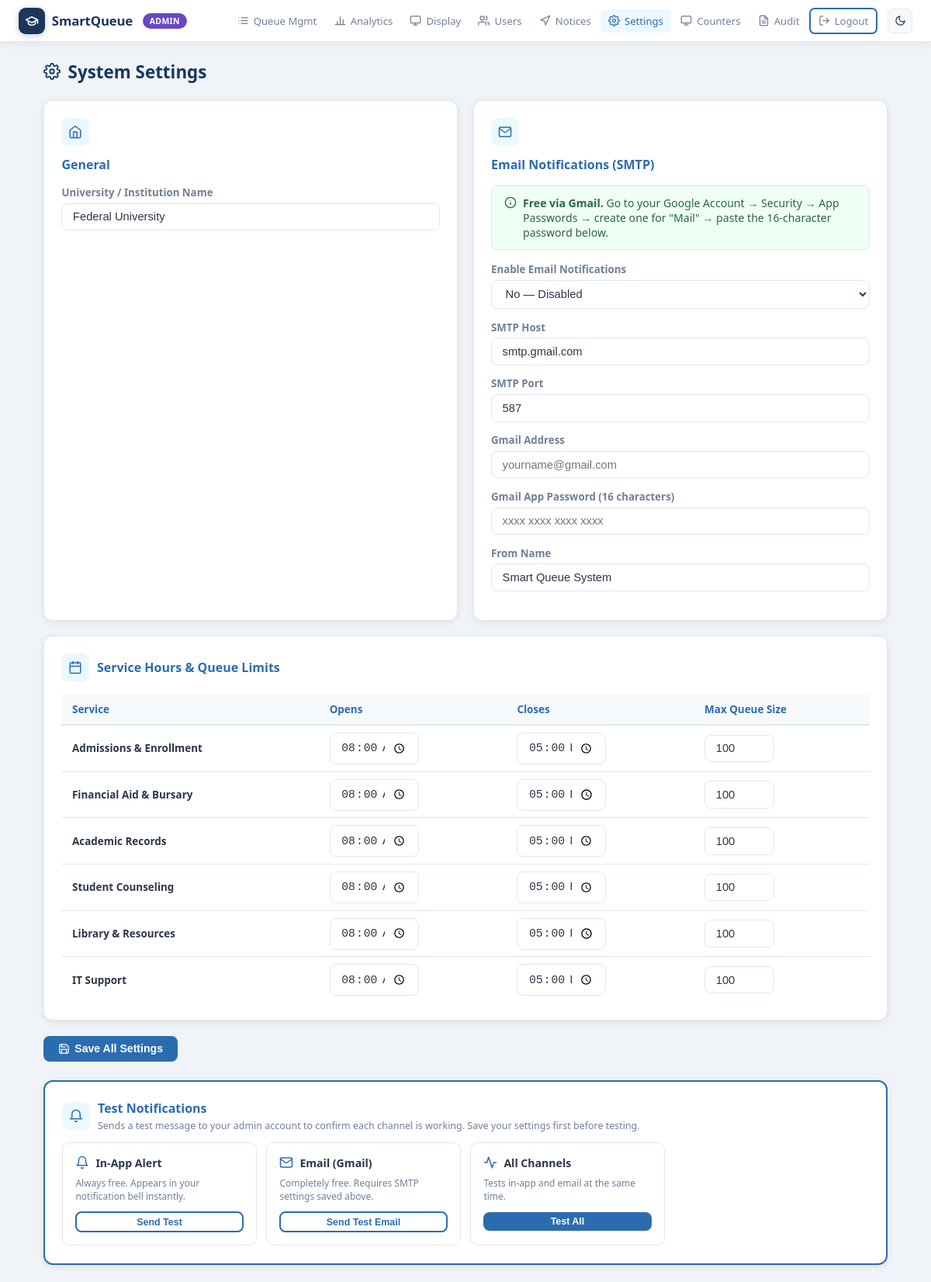
The app's page /admin/settings (signed in) with its own data.
### tables this page shows
CREATE TABLE settings (
            key   TEXT PRIMARY KEY,
            value TEXT NOT NULL
        );

CREATE TABLE service_config (
            service      TEXT PRIMARY KEY,
            open_time    TEXT DEFAULT '08:00',
            close_time   TEXT DEFAULT '17:00',
            max_queue    INTEGER DEFAULT 100,
            is_paused    INTEGER DEFAULT 0,
            pause_reason TEXT
        );

### api/index.py (the view, shortened to what this page needs)
@app.route("/admin/settings", methods=["GET", "POST"])
@role_required("admin")
def admin_settings():
    settings = get_all_settings()
    with get_db() as c:
        svc_cfg = {r["service"]: dict(r)
                   for r in c.execute("SELECT * FROM service_config").fetchall()}
    return render_template("admin_settings.html", settings=settings,
                           services=SERVICES, svc_cfg=svc_cfg, role=current_role())

### api/index.py (called while the page is built)
def get_services():
    services = dict(DEFAULT_SERVICES)
    try:
        with get_db() as conn:
            rows = conn.execute(
                "SELECT key, name, avg_minutes FROM custom_services WHERE is_active=1"
            ).fetchall()
        for r in rows:
            services[r["key"]] = {
                "name": r["name"],
                "avg_minutes": r["avg_minutes"],
                "custom": True
            }
    except Exception:
        pass
    return services

def get_db():
    if USE_PG:
        import urllib.parse
        db_url = DATABASE_URL.replace('[', '').replace(']', '')
        url = urllib.parse.urlparse(db_url)
        import ssl
        ssl_ctx = ssl.create_default_context()
        ssl_ctx.check_hostname = False
        ssl_ctx.verify_mode = ssl.CERT_NONE
        conn = pg8000.connect(
            host=url.hostname,
            port=url.port or 5432,
            database=url.path.lstrip('/'),
            user=url.username,
            password=url.password,
            ssl_context=ssl_ctx
        )
        conn.autocommit = False
        return _PgConn(conn)
    else:
        conn = sqlite3.connect(DB_PATH)
        conn.row_factory = sqlite3.Row
        conn.execute("PRAGMA journal_mode=WAL")
        return conn

def get_all_settings():
    with get_db() as c:
        rows = c.execute("SELECT key, value FROM settings").fetchall()
    return {r["key"]: r["value"] for r in rows}

def role_required(*roles):
    def decorator(f):
        @wraps(f)
        def wrapped(*args, **kwargs):
            if not session.get("user_id"):
                return redirect(url_for("login", next=request.path))
            if session.get("role") not in roles:
                return render_template("forbidden.html"), 403
            return f(*args, **kwargs)
        return wrapped
    return decorator

def current_role():
    return session.get("role", "student")

@app.context_processor
def inject_globals():
    return {"now": datetime.now,
            "current_role": current_role,
            "current_user_id": current_user}

    def items(self):           return get_services().items()

### templates/admin_settings.html (shortened to what this page needs)
{% extends "base.html" %}
{% block content %}
<h1 class="page-title">
  System Settings
</h1>
<form method="POST">
<div class="settings-grid">
  <div class="card">
    <div class="scard-icon">
      <svg viewBox="0 0 24 24" fill="none" stroke="currentColor" stroke-width="2"
           stroke-linecap="round" stroke-linejoin="round">
        <path d="M3 9l9-7 9 7v11a2 2 0 0 1-2 2H5a2 2 0 0 1-2-2z"/>
        <polyline points="9 22 9 12 15 12 15 22"/>
      </svg>
    </div>
    <h2 style="color:var(--primary);margin-bottom:1rem;font-size:1rem;">General</h2>
    <div class="form-group">
      <label>University / Institution Name</label>
      <input name="university_name" value="{{ settings.university_name }}">
    </div>
  </div>
  <div class="card">
    <div class="scard-icon">
      <svg viewBox="0 0 24 24" fill="none" stroke="currentColor" stroke-width="2"
           stroke-linecap="round" stroke-linejoin="round">
        <path d="M4 4h16c1.1 0 2 .9 2 2v12c0 1.1-.9 2-2 2H4c-1.1 0-2-.9-2-2V6c0-1.1.9-2 2-2z"/>
        <polyline points="22,6 12,13 2,6"/>
      </svg>
    </div>
    <h2 style="color:var(--primary);margin-bottom:1rem;font-size:1rem;">Email Notifications (SMTP)</h2>
    <div class="alert alert-success" style="margin-bottom:1rem;">
      <svg viewBox="0 0 24 24" fill="none" stroke="currentColor" stroke-width="2"
           stroke-linecap="round" stroke-linejoin="round">
        <circle cx="12" cy="12" r="10"/>
        <line x1="12" y1="16" x2="12" y2="12"/>
        <line x1="12" y1="8" x2="12.01" y2="8"/>
      </svg>
      <div>
        <strong>Free via Gmail.</strong> Go to your Google Account → Security →
        App Passwords → create one for "Mail" → paste the 16-character password below.
      </div>
    </div>
    <div class="form-group">
      <label>Enable Email Notifications</label>
      <select name="email_enabled">
        <option value="0" {% if settings.email_enabled!='1' %}selected{% endif %}>No — Disabled</option>
      </select>
    </div>
    <div class="form-group">
      <label>SMTP Host</label>
      <input name="smtp_host" value="{{ settings.smtp_host }}" placeholder="smtp.gmail.com">
    </div>
    <div class="form-group">
      <label>SMTP Port</label>
      <input name="smtp_port" value="{{ settings.smtp_port }}" placeholder="587">
    </div>
    <div class="form-group">
      <label>Gmail Address</label>
      <input name="smtp_user" value="{{ settings.smtp_user }}" placeholder="yourname@gmail.com">
    </div>
    <div class="form-group">
      <label>Gmail App Password (16 characters)</label>
      <input type="password" name="smtp_password" value="{{ settings.smtp_password }}"
             placeholder="xxxx xxxx xxxx xxxx">
    </div>
    <div class="form-group">
      <label>From Name</label>
      <input name="smtp_from_name" value="{{ settings.smtp_from_name }}"
             placeholder="Smart Queue System">
    </div>
  </div>
</div>
<div class="card" style="margin-top:1.2rem;">
  <div style="display:flex;align-items:center;gap:.6rem;margin-bottom:1rem;">
    <div class="scard-icon" style="margin-bottom:0;">
      <svg viewBox="0 0 24 24" fill="none" stroke="currentColor" stroke-width="2"
           stroke-linecap="round" stroke-linejoin="round">
        <rect x="3" y="4" width="18" height="18" rx="2"/>
        <line x1="16" y1="2" x2="16" y2="6"/>
        <line x1="8" y1="2" x2="8" y2="6"/>
        <line x1="3" y1="10" x2="21" y2="10"/>
      </svg>
    </div>
    <h2 style="color:var(--primary);font-size:1rem;margin:0;">Service Hours &amp; Queue Limits</h2>
  </div>
  <div class="table-wrap">
    <table>
      <thead>
        <tr><th>Service</th><th>Opens</th><th>Closes</th><th>Max Queue Size</th></tr>
      </thead>
      <tbody>
        {% for k, v in services.items() %}
        {% set cfg = svc_cfg.get(k, {}) %}
        <tr>
          <td><strong>{{ v.name }}</strong></td>
          <td><input type="time" name="open_{{ k }}"
                     value="{{ cfg.get('open_time','08:00') }}" style="width:115px;"></td>
          <td><input type="time" name="close_{{ k }}"
                     value="{{ cfg.get('close_time','17:00') }}" style="width:115px;"></td>
          <td><input type="number" name="max_{{ k }}"
                     value="{{ cfg.get('max_queue',100) }}" min="1" max="999" style="width:90px;"></td>
        </tr>
        {% endfor %}
      </tbody>
    </table>
  </div>
</div>
<div style="margin-top:1.2rem;">
  <button class="btn btn-primary" type="submit">
    <svg viewBox="0 0 24 24" fill="none" stroke="currentColor" stroke-width="2"
         stroke-linecap="round" stroke-linejoin="round">
      <path d="M19 21H5a2 2 0 0 1-2-2V5a2 2 0 0 1 2-2h11l5 5v11a2 2 0 0 1-2 2z"/>
      <polyline points="17 21 17 13 7 13 7 21"/>
      <polyline points="7 3 7 8 15 8"/>
    </svg>
    Save All Settings
  </button>
</div>
</form>
<div class="card" style="margin-top:1.5rem;border:2px solid var(--primary);">
  <div style="display:flex;align-items:center;gap:.6rem;margin-bottom:.8rem;">
    <div class="scard-icon" style="margin-bottom:0;">
      <svg viewBox="0 0 24 24" fill="none" stroke="currentColor" stroke-width="2"
           stroke-linecap="round" stroke-linejoin="round">
        <path d="M22 17H2a3 3 0 0 0 3-3V9a7 7 0 0 1 14 0v5a3 3 0 0 0 3 3zm-8.27 4a2 2 0 0 1-3.46 0"/>
      </svg>
    </div>
    <div>
      <h2 style="color:var(--primary);font-size:1rem;margin:0;">Test Notifications</h2>
      <p style="font-size:.78rem;color:var(--muted);margin-top:.2rem;">
        Sends a test message to your admin account to confirm each channel is working.
        Save your settings first before testing.
      </p>
    </div>
  </div>
  <div style="display:grid;grid-template-columns:repeat(auto-fill,minmax(220px,1fr));gap:.8rem;">
    <div style="border:1px solid var(--border);border-radius:10px;padding:1rem;">
      <div style="display:flex;align-items:center;gap:.5rem;margin-bottom:.5rem;">
        <svg style="width:18px;height:18px;stroke:var(--primary)" viewBox="0 0 24 24"
             fill="none" stroke="currentColor" stroke-width="2" stroke-linecap="round" stroke-linejoin="round">
          <path d="M18 8A6 6 0 0 0 6 8c0 7-3 9-3 9h18s-3-2-3-9"/>
          <path d="M13.73 21a2 2 0 0 1-3.46 0"/>
        </svg>
        <strong style="font-size:.88rem;">In-App Alert</strong>
      </div>
      <p style="font-size:.75rem;color:var(--muted);margin-bottom:.7rem;">
        Always free. Appears in your notification bell instantly.
      </p>
      <button class="btn btn-outline btn-sm" style="width:100%;justify-content:center;"
              onclick="testChannel('inapp','res-inapp')">
        Send Test
      </button>
    </div>
    <div style="border:1px solid var(--border);border-radius:10px;padding:1rem;">
      <div style="display:flex;align-items:center;gap:.5rem;margin-bottom:.5rem;">
        <svg style="width:18px;height:18px;stroke:var(--primary)" viewBox="0 0 24 24"
             fill="none" stroke="currentColor" stroke-width="2" stroke-linecap="round" stroke-linejoin="round">
          <path d="M4 4h16c1.1 0 2 .9 2 2v12c0 1.1-.9 2-2 2H4c-1.1 0-2-.9-2-2V6c0-1.1.9-2 2-2z"/>
          <polyline points="22,6 12,13 2,6"/>
        </svg>
        <strong style="font-size:.88rem;">Email (Gmail)</strong>
      </div>
      <p style="font-size:.75rem;color:var(--muted);margin-bottom:.7rem;">
        Completely free. Requires SMTP settings saved above.
      </p>
      <button class="btn btn-outline btn-sm" style="width:100%;justify-content:center;"
              onclick="testChannel('email','res-email')">
        Send Test Email
      </button>
    </div>
    <div style="border:1px solid var(--border);border-radius:10px;padding:1rem;">
      <div style="display:flex;align-items:center;gap:.5rem;margin-bottom:.5rem;">
        <svg style="width:18px;height:18px;stroke:var(--primary)" viewBox="0 0 24 24"
             fill="none" stroke="currentColor" stroke-width="2" stroke-linecap="round" stroke-linejoin="round">
          <polyline points="22 12 18 12 15 21 9 3 6 12 2 12"/>
        </svg>
        <strong style="font-size:.88rem;">All Channels</strong>
      </div>
      <p style="font-size:.75rem;color:var(--muted);margin-bottom:.7rem;">
        Tests in-app and email at the same time.
      </p>
      <button class="btn btn-primary btn-sm" style="width:100%;justify-content:center;"
              onclick="testChannel('all','res-all')">
        Test All
      </button>
    </div>
  </div>
</div>
{% endblock %}

### templates/base.html (style rules this page uses)
:root { --bg:#f0f4f8;--surface:#fff;--surface2:#f7fafc;--border:#e2e8f0; --text:#2d3748;--muted:#718096;--primary:#2b6cb0;--primary-d:#2c5282; --primary-l:#ebf8ff;--accent:#1a365d;--success:#276749;--danger:#9b2c2c; --warn:#9c4221;--radius:12px;--shadow:0 2px 10px rgba(0,0,0,.08); }
* { box-sizing:border-box;margin:0;padding:0; }
body { font-family:'Segoe UI',system-ui,sans-serif;background:var(--bg);color:var(--text);min-height:100vh;transition:background .3s,color .3s; }
.page-title { font-size:1.4rem;font-weight:800;color:var(--accent);margin-bottom:1.3rem;display:flex;align-items:center;gap:.6rem; }
.page-title svg { width:22px;height:22px;stroke:var(--accent); }
.card { background:var(--surface);border-radius:var(--radius);padding:1.4rem;box-shadow:var(--shadow);border:1px solid var(--border); }
.btn { display:inline-flex;align-items:center;gap:.38rem;padding:.55rem 1.2rem;border:none;border-radius:8px;cursor:pointer;font-size:.88rem;font-weight:600;transition:all .18s;text-decoration:none; }
.btn svg { width:15px;height:15px;flex-shrink:0; }
.btn-primary { background:var(--primary);color:#fff; }
.btn-outline { background:transparent;border:2px solid var(--primary);color:var(--primary); }
.btn-sm { padding:.3rem .7rem;font-size:.78rem; }
.form-group { margin-bottom:.9rem; }
label { display:block;font-size:.83rem;font-weight:600;margin-bottom:.3rem;color:var(--muted); }
input,select,textarea { width:100%;padding:.55rem .85rem;border:1px solid var(--border);border-radius:8px;font-size:.92rem;background:var(--surface);color:var(--text);transition:border .2s; }
.alert { padding:.75rem 1rem;border-radius:8px;margin-bottom:.9rem;font-size:.88rem;font-weight:500;display:flex;align-items:flex-start;gap:.5rem; }
.alert svg { width:16px;height:16px;flex-shrink:0;margin-top:.1rem; }
.alert-success { background:#f0fff4;color:#276749;border:1px solid #c6f6d5; }
.table-wrap { overflow-x:auto; }
table { width:100%;border-collapse:collapse;font-size:.84rem; }
th { background:var(--surface2);color:var(--primary);padding:.65rem .85rem;text-align:left;font-weight:700;border-bottom:2px solid var(--border); }
td { padding:.55rem .85rem;border-bottom:1px solid var(--border); }
tr:last-child td { border:none; }

### templates/admin_settings.html (style rules this page uses)
.settings-grid { display:grid;grid-template-columns:1fr 1fr;gap:1.2rem; }
.scard-icon { width:36px;height:36px;border-radius:9px;background:var(--primary-l); display:flex;align-items:center;justify-content:center;margin-bottom:.8rem; }
.scard-icon svg { width:18px;height:18px;stroke:var(--primary); }

### records on screen
settings: university_name "Federal University"
settings: smtp_host "smtp.gmail.com"
settings: smtp_port "587"
settings: smtp_from_name "Smart Queue System"
service_config: get "08:00", get "17:00"
service_config: get "08:00", get "17:00"
service_config: get "08:00", get "17:00"
service_config: get "08:00", get "17:00"
service_config: get "08:00", get "17:00"
service_config: get "08:00", get "17:00"

### other values on screen
{{ session.role }} "ADMIN"
{{ v.name }} "Admissions & Enrollment" "Financial Aid & Bursary" "Academic Records" "Student Counseling" "Library & Resources" "IT Support"
